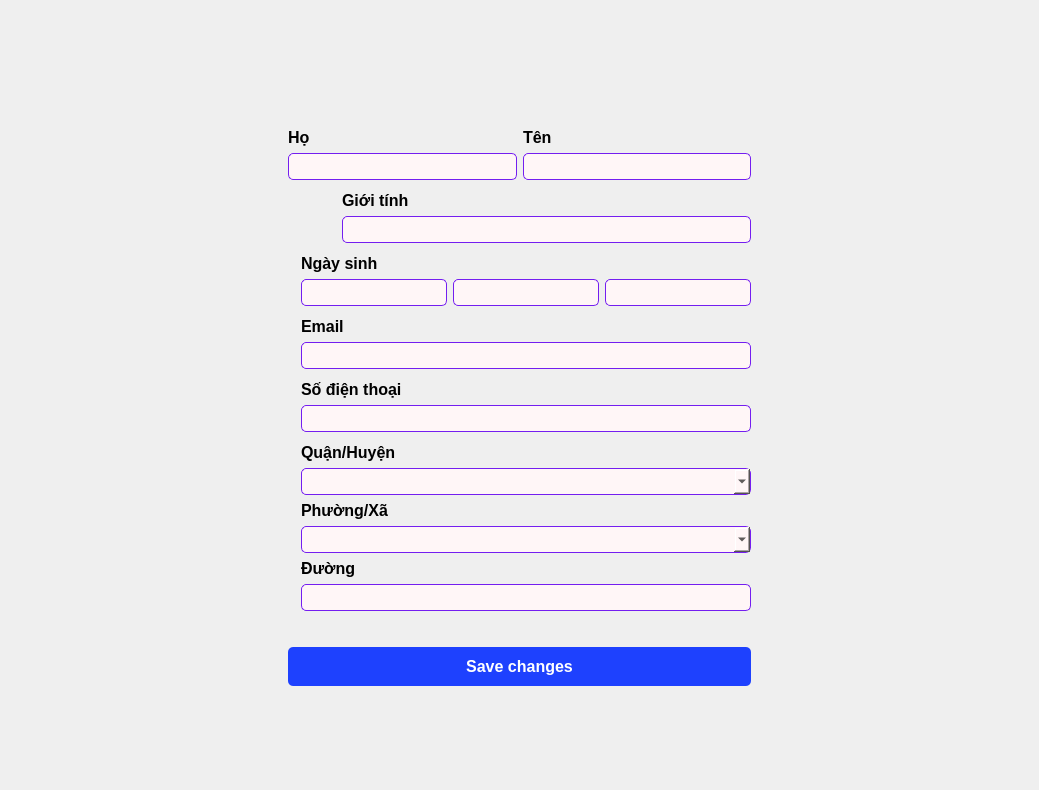
<?xml version="1.0" encoding="UTF-8"?>
<ui version="4.0">
 <class>Profile</class>
 <widget class="QWidget" name="Profile">
  <property name="geometry">
   <rect>
    <x>0</x>
    <y>0</y>
    <width>1039</width>
    <height>790</height>
   </rect>
  </property>
  <property name="windowTitle">
   <string>Form</string>
  </property>
  <property name="styleSheet">
   <string notr="true"/>
  </property>
  <layout class="QGridLayout" name="gridLayout">
   <item row="15" column="1">
    <layout class="QGridLayout" name="gridLayout_5">
     <item row="1" column="1">
      <widget class="QLineEdit" name="lineEdit_email">
       <property name="font">
        <font>
         <pointsize>12</pointsize>
        </font>
       </property>
       <property name="styleSheet">
        <string notr="true">background-color: rgb(255, 246, 247);
border: 1px solid rgb(116, 30, 240);
border-radius: 5px;
padding: 2px;
</string>
       </property>
      </widget>
     </item>
     <item row="0" column="1">
      <widget class="QLabel" name="label_email">
       <property name="font">
        <font>
         <pointsize>12</pointsize>
         <weight>75</weight>
         <bold>true</bold>
        </font>
       </property>
       <property name="text">
        <string>Email</string>
       </property>
      </widget>
     </item>
     <item row="0" column="0" rowspan="2">
      <widget class="QLabel" name="label_3">
       <property name="text">
        <string/>
       </property>
       <property name="pixmap">
        <pixmap resource="profile_rsc.qrc">:/icon/icon/message-outline-48.ico</pixmap>
       </property>
      </widget>
     </item>
    </layout>
   </item>
   <item row="13" column="1">
    <layout class="QGridLayout" name="gridLayout_3">
     <item row="1" column="1" colspan="3">
      <widget class="QLabel" name="label_birth">
       <property name="font">
        <font>
         <pointsize>12</pointsize>
         <weight>75</weight>
         <bold>true</bold>
        </font>
       </property>
       <property name="text">
        <string>Ngày sinh</string>
       </property>
      </widget>
     </item>
     <item row="2" column="1">
      <widget class="QLineEdit" name="lineEdit_birthDay">
       <property name="font">
        <font>
         <pointsize>12</pointsize>
         <weight>50</weight>
         <bold>false</bold>
        </font>
       </property>
       <property name="styleSheet">
        <string notr="true">background-color: rgb(255, 246, 247);
border: 1px solid rgb(116, 30, 240);
border-radius: 5px;
padding: 2px;
</string>
       </property>
       <property name="alignment">
        <set>Qt::AlignCenter</set>
       </property>
      </widget>
     </item>
     <item row="2" column="3">
      <widget class="QLineEdit" name="lineEdit_birthYear">
       <property name="font">
        <font>
         <pointsize>12</pointsize>
         <weight>50</weight>
         <bold>false</bold>
        </font>
       </property>
       <property name="styleSheet">
        <string notr="true">background-color: rgb(255, 246, 247);
border: 1px solid rgb(116, 30, 240);
border-radius: 5px;
padding: 2px;
</string>
       </property>
       <property name="alignment">
        <set>Qt::AlignCenter</set>
       </property>
      </widget>
     </item>
     <item row="2" column="2">
      <widget class="QLineEdit" name="lineEdit_birthMonth">
       <property name="font">
        <font>
         <pointsize>12</pointsize>
         <weight>50</weight>
         <bold>false</bold>
        </font>
       </property>
       <property name="styleSheet">
        <string notr="true">background-color: rgb(255, 246, 247);
border: 1px solid rgb(116, 30, 240);
border-radius: 5px;
padding: 2px;
</string>
       </property>
       <property name="alignment">
        <set>Qt::AlignCenter</set>
       </property>
      </widget>
     </item>
     <item row="1" column="0" rowspan="2">
      <widget class="QLabel" name="label_2">
       <property name="text">
        <string/>
       </property>
       <property name="pixmap">
        <pixmap resource="profile_rsc.qrc">:/icon/icon/birthday-cake-48.ico</pixmap>
       </property>
      </widget>
     </item>
    </layout>
   </item>
   <item row="2" column="1" alignment="Qt::AlignHCenter|Qt::AlignVCenter">
    <widget class="QLabel" name="label_5">
     <property name="maximumSize">
      <size>
       <width>150</width>
       <height>150</height>
      </size>
     </property>
     <property name="font">
      <font>
       <pointsize>12</pointsize>
      </font>
     </property>
     <property name="text">
      <string/>
     </property>
     <property name="pixmap">
      <pixmap resource="profile_rsc.qrc">:/icon/images/male.png</pixmap>
     </property>
     <property name="scaledContents">
      <bool>true</bool>
     </property>
    </widget>
   </item>
   <item row="28" column="1">
    <widget class="QPushButton" name="pushButton">
     <property name="font">
      <font>
       <pointsize>12</pointsize>
       <weight>75</weight>
       <bold>true</bold>
      </font>
     </property>
     <property name="styleSheet">
      <string notr="true">background-color: rgb(30, 65, 254);
color: rgb(255,255,255);
border-radius: 5px;
padding: 10px;</string>
     </property>
     <property name="text">
      <string>Save changes</string>
     </property>
    </widget>
   </item>
   <item row="27" column="1">
    <spacer name="verticalSpacer_3">
     <property name="orientation">
      <enum>Qt::Vertical</enum>
     </property>
     <property name="sizeType">
      <enum>QSizePolicy::Fixed</enum>
     </property>
     <property name="sizeHint" stdset="0">
      <size>
       <width>20</width>
       <height>30</height>
      </size>
     </property>
    </spacer>
   </item>
   <item row="17" column="1">
    <layout class="QGridLayout" name="gridLayout_6">
     <item row="0" column="1">
      <widget class="QLabel" name="label_phone">
       <property name="font">
        <font>
         <pointsize>12</pointsize>
         <weight>75</weight>
         <bold>true</bold>
        </font>
       </property>
       <property name="text">
        <string>Số điện thoại</string>
       </property>
      </widget>
     </item>
     <item row="1" column="1">
      <widget class="QLineEdit" name="lineEdit_phone">
       <property name="font">
        <font>
         <pointsize>12</pointsize>
        </font>
       </property>
       <property name="styleSheet">
        <string notr="true">background-color: rgb(255, 246, 247);
border: 1px solid rgb(116, 30, 240);
border-radius: 5px;
padding: 2px;
</string>
       </property>
      </widget>
     </item>
     <item row="0" column="0" rowspan="2">
      <widget class="QLabel" name="label_4">
       <property name="text">
        <string/>
       </property>
       <property name="pixmap">
        <pixmap resource="profile_rsc.qrc">:/icon/icon/phone-68-48.ico</pixmap>
       </property>
      </widget>
     </item>
    </layout>
   </item>
   <item row="29" column="1">
    <spacer name="verticalSpacer_2">
     <property name="font">
      <font>
       <pointsize>12</pointsize>
       <weight>50</weight>
       <bold>false</bold>
      </font>
     </property>
     <property name="orientation">
      <enum>Qt::Vertical</enum>
     </property>
     <property name="sizeHint" stdset="0">
      <size>
       <width>20</width>
       <height>40</height>
      </size>
     </property>
    </spacer>
   </item>
   <item row="7" column="4">
    <spacer name="horizontalSpacer_2">
     <property name="font">
      <font>
       <pointsize>12</pointsize>
       <weight>50</weight>
       <bold>false</bold>
      </font>
     </property>
     <property name="orientation">
      <enum>Qt::Horizontal</enum>
     </property>
     <property name="sizeHint" stdset="0">
      <size>
       <width>40</width>
       <height>20</height>
      </size>
     </property>
    </spacer>
   </item>
   <item row="3" column="1">
    <layout class="QGridLayout" name="gridLayout_2">
     <item row="1" column="0">
      <widget class="QLineEdit" name="lineEdit_lastname">
       <property name="font">
        <font>
         <pointsize>12</pointsize>
         <weight>50</weight>
         <bold>false</bold>
        </font>
       </property>
       <property name="styleSheet">
        <string notr="true">background-color: rgb(255, 246, 247);
border: 1px solid rgb(116, 30, 240);
border-radius: 5px;
padding: 2px;
</string>
       </property>
      </widget>
     </item>
     <item row="0" column="0">
      <widget class="QLabel" name="label_lastname">
       <property name="font">
        <font>
         <pointsize>12</pointsize>
         <weight>75</weight>
         <bold>true</bold>
        </font>
       </property>
       <property name="text">
        <string>Họ</string>
       </property>
      </widget>
     </item>
     <item row="0" column="1">
      <widget class="QLabel" name="label_firstname">
       <property name="font">
        <font>
         <pointsize>12</pointsize>
         <weight>75</weight>
         <bold>true</bold>
        </font>
       </property>
       <property name="text">
        <string>Tên</string>
       </property>
      </widget>
     </item>
     <item row="1" column="1">
      <widget class="QLineEdit" name="lineEdit_firstname">
       <property name="font">
        <font>
         <pointsize>12</pointsize>
         <weight>50</weight>
         <bold>false</bold>
        </font>
       </property>
       <property name="styleSheet">
        <string notr="true">background-color: rgb(255, 246, 247);
border: 1px solid rgb(116, 30, 240);
border-radius: 5px;
padding: 2px;
</string>
       </property>
      </widget>
     </item>
    </layout>
   </item>
   <item row="0" column="1">
    <spacer name="verticalSpacer">
     <property name="font">
      <font>
       <pointsize>15</pointsize>
       <weight>50</weight>
       <bold>false</bold>
      </font>
     </property>
     <property name="orientation">
      <enum>Qt::Vertical</enum>
     </property>
     <property name="sizeHint" stdset="0">
      <size>
       <width>20</width>
       <height>40</height>
      </size>
     </property>
    </spacer>
   </item>
   <item row="7" column="0">
    <spacer name="horizontalSpacer">
     <property name="font">
      <font>
       <pointsize>12</pointsize>
       <weight>50</weight>
       <bold>false</bold>
      </font>
     </property>
     <property name="orientation">
      <enum>Qt::Horizontal</enum>
     </property>
     <property name="sizeHint" stdset="0">
      <size>
       <width>40</width>
       <height>20</height>
      </size>
     </property>
    </spacer>
   </item>
   <item row="26" column="1">
    <layout class="QGridLayout" name="gridLayout_8">
     <item row="2" column="1">
      <widget class="QLabel" name="label_ward">
       <property name="font">
        <font>
         <pointsize>12</pointsize>
         <weight>75</weight>
         <bold>true</bold>
        </font>
       </property>
       <property name="text">
        <string>Phường/Xã</string>
       </property>
      </widget>
     </item>
     <item row="1" column="1">
      <widget class="QComboBox" name="comboBox_district">
       <property name="font">
        <font>
         <pointsize>12</pointsize>
        </font>
       </property>
       <property name="styleSheet">
        <string notr="true">background-color: rgb(255, 246, 247);
border: 1px solid rgb(116, 30, 240);
border-radius: 5px;
padding: 2px;
</string>
       </property>
      </widget>
     </item>
     <item row="3" column="1">
      <widget class="QComboBox" name="comboBox_ward">
       <property name="font">
        <font>
         <pointsize>12</pointsize>
        </font>
       </property>
       <property name="styleSheet">
        <string notr="true">background-color: rgb(255, 246, 247);
border: 1px solid rgb(116, 30, 240);
border-radius: 5px;
padding: 2px;
</string>
       </property>
      </widget>
     </item>
     <item row="5" column="1">
      <widget class="QLineEdit" name="lineEdit_street">
       <property name="font">
        <font>
         <pointsize>12</pointsize>
        </font>
       </property>
       <property name="styleSheet">
        <string notr="true">background-color: rgb(255, 246, 247);
border: 1px solid rgb(116, 30, 240);
border-radius: 5px;
padding: 2px;
</string>
       </property>
      </widget>
     </item>
     <item row="0" column="1">
      <widget class="QLabel" name="label_district">
       <property name="font">
        <font>
         <pointsize>12</pointsize>
         <weight>75</weight>
         <bold>true</bold>
        </font>
       </property>
       <property name="text">
        <string>Quận/Huyện</string>
       </property>
      </widget>
     </item>
     <item row="4" column="1">
      <widget class="QLabel" name="label_street">
       <property name="font">
        <font>
         <pointsize>12</pointsize>
         <weight>75</weight>
         <bold>true</bold>
        </font>
       </property>
       <property name="text">
        <string>Đường</string>
       </property>
      </widget>
     </item>
     <item row="2" column="0" rowspan="2">
      <widget class="QLabel" name="label_6">
       <property name="text">
        <string/>
       </property>
       <property name="pixmap">
        <pixmap resource="profile_rsc.qrc">:/icon/icon/apartment-48.ico</pixmap>
       </property>
      </widget>
     </item>
    </layout>
   </item>
   <item row="7" column="1">
    <layout class="QGridLayout" name="gridLayout_4">
     <item row="2" column="1">
      <widget class="QLineEdit" name="lineEdit_gender">
       <property name="font">
        <font>
         <pointsize>12</pointsize>
         <weight>50</weight>
         <bold>false</bold>
        </font>
       </property>
       <property name="styleSheet">
        <string notr="true">background-color: rgb(255, 246, 247);
border: 1px solid rgb(116, 30, 240);
border-radius: 5px;
padding: 2px;
</string>
       </property>
      </widget>
     </item>
     <item row="1" column="0" rowspan="2">
      <widget class="QLabel" name="label">
       <property name="minimumSize">
        <size>
         <width>48</width>
         <height>48</height>
        </size>
       </property>
       <property name="maximumSize">
        <size>
         <width>48</width>
         <height>48</height>
        </size>
       </property>
       <property name="text">
        <string/>
       </property>
       <property name="pixmap">
        <pixmap resource="profile_rsc.qrc">:/icon/icon/gender-48.ico</pixmap>
       </property>
      </widget>
     </item>
     <item row="1" column="1">
      <widget class="QLabel" name="label_gender">
       <property name="font">
        <font>
         <pointsize>12</pointsize>
         <weight>75</weight>
         <bold>true</bold>
        </font>
       </property>
       <property name="text">
        <string>Giới tính</string>
       </property>
      </widget>
     </item>
    </layout>
   </item>
   <item row="18" column="1">
    <spacer name="verticalSpacer_4">
     <property name="orientation">
      <enum>Qt::Vertical</enum>
     </property>
     <property name="sizeType">
      <enum>QSizePolicy::Fixed</enum>
     </property>
     <property name="sizeHint" stdset="0">
      <size>
       <width>20</width>
       <height>5</height>
      </size>
     </property>
    </spacer>
   </item>
   <item row="16" column="1">
    <spacer name="verticalSpacer_8">
     <property name="orientation">
      <enum>Qt::Vertical</enum>
     </property>
     <property name="sizeType">
      <enum>QSizePolicy::Fixed</enum>
     </property>
     <property name="sizeHint" stdset="0">
      <size>
       <width>20</width>
       <height>5</height>
      </size>
     </property>
    </spacer>
   </item>
   <item row="4" column="1">
    <spacer name="verticalSpacer_7">
     <property name="orientation">
      <enum>Qt::Vertical</enum>
     </property>
     <property name="sizeType">
      <enum>QSizePolicy::Fixed</enum>
     </property>
     <property name="sizeHint" stdset="0">
      <size>
       <width>20</width>
       <height>5</height>
      </size>
     </property>
    </spacer>
   </item>
   <item row="14" column="1">
    <spacer name="verticalSpacer_5">
     <property name="orientation">
      <enum>Qt::Vertical</enum>
     </property>
     <property name="sizeType">
      <enum>QSizePolicy::Fixed</enum>
     </property>
     <property name="sizeHint" stdset="0">
      <size>
       <width>20</width>
       <height>5</height>
      </size>
     </property>
    </spacer>
   </item>
   <item row="8" column="1">
    <spacer name="verticalSpacer_6">
     <property name="orientation">
      <enum>Qt::Vertical</enum>
     </property>
     <property name="sizeType">
      <enum>QSizePolicy::Fixed</enum>
     </property>
     <property name="sizeHint" stdset="0">
      <size>
       <width>20</width>
       <height>5</height>
      </size>
     </property>
    </spacer>
   </item>
  </layout>
 </widget>
 <resources>
  <include location="profile_rsc.qrc"/>
 </resources>
 <connections/>
</ui>
